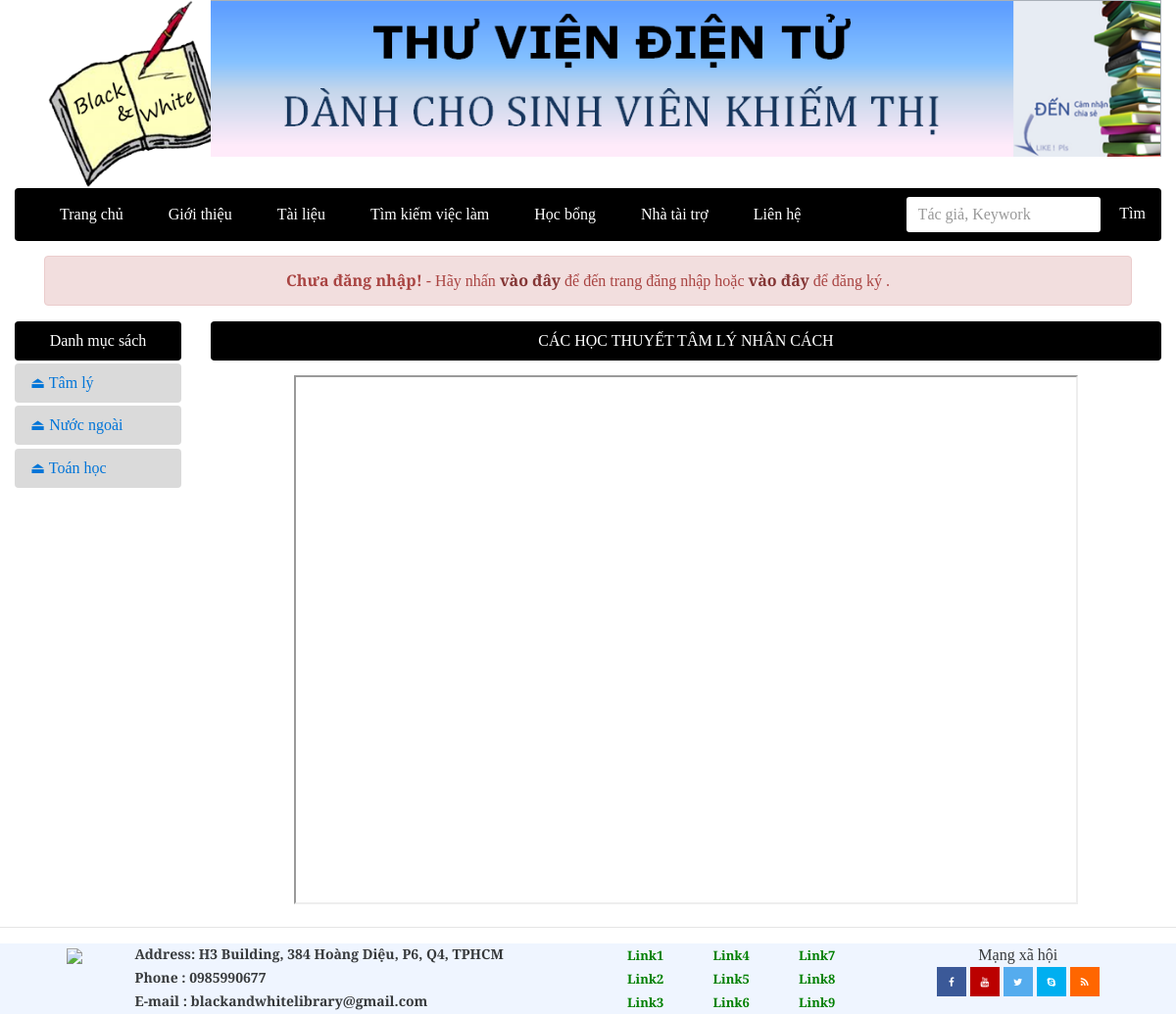
The app's page /index.php?page=xem-sach&idbook=3, older data.
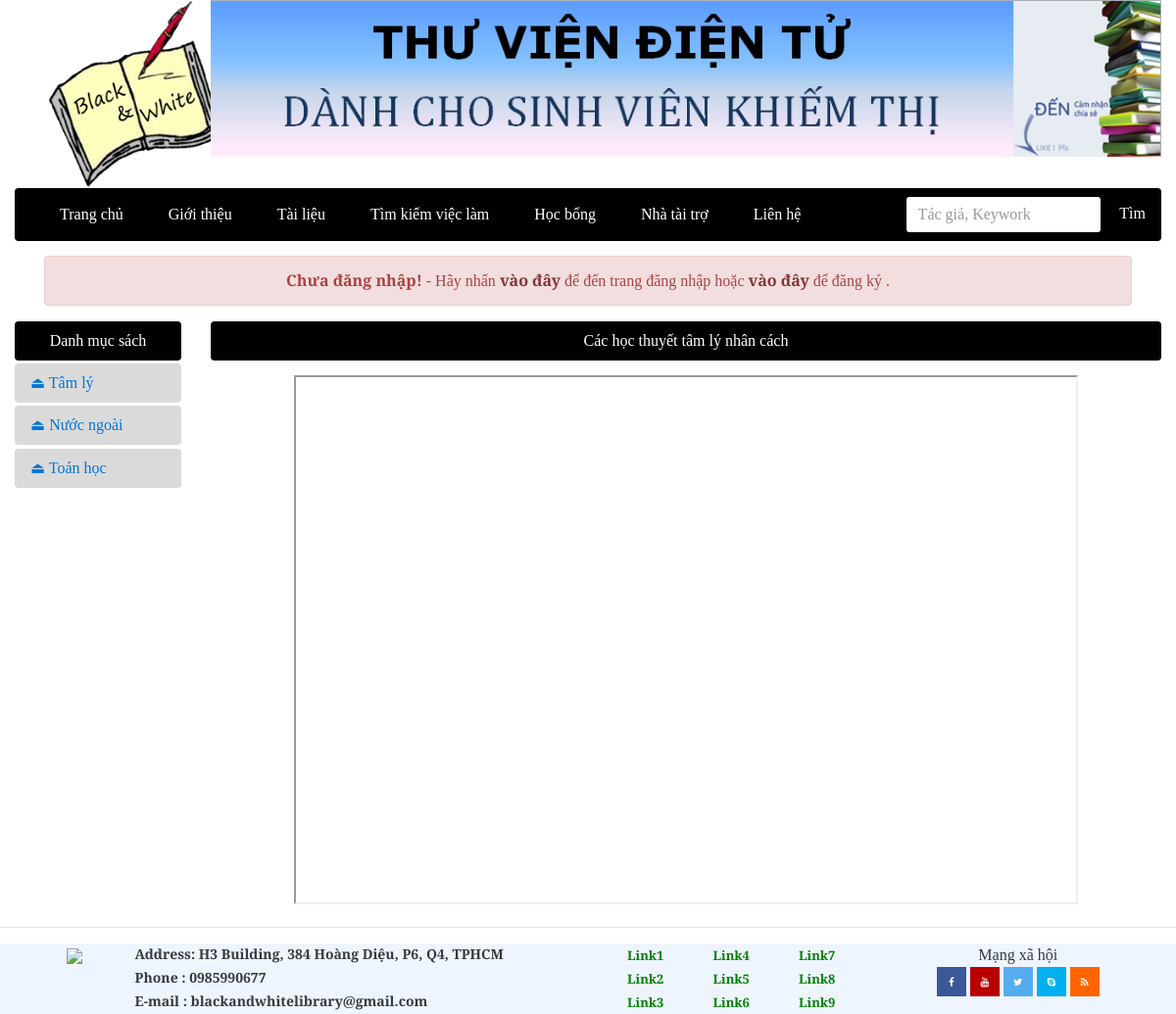
The same page, newer data.
### tables this page shows
CREATE TABLE `books` (
  `bookid` int(100) NOT NULL,
  `bookname` varchar(255) NOT NULL,
  `author` int(100) NOT NULL,
  `nxb` varchar(255) DEFAULT NULL,
  `year` int(100) DEFAULT NULL,
  `filename` varchar(255) NOT NULL,
  `link` text NOT NULL,
  `des` text NOT NULL,
  `catid` int(10) NOT NULL,
  `spec` tinyint(1) NOT NULL,
  `credits` tinyint(1) NOT NULL COMMENT 'bản quyền'
);

### class/Db.class.php (called while the page is built, shortened)
<?php
class Db{
	private $conn = null;
	public function __construct()
	{
		$host ="mysql:host=". HOST."; dbname=". DB_NAME;
		try
		{
			$this->conn = new PDO($host, DB_USER, DB_PASS);
			$this->conn->query("set names 'utf8' ");
		}
		catch (PDOException $e)
		{
			echo "Không thể kết nối cơ sở dữ liệu";
		}
	}
	public function __destruct()
	{
		$this->conn = null;
	}
	private function query($sql, $arr = array(), $mode = PDO::FETCH_ASSOC)
	{
		$pre = $this->conn->prepare($sql);
		return $pre->fetchAll($mode);
	}
	private function query1($sql, $arr = array(), $mode = PDO::FETCH_ASSOC)
	{
		$pre = $this->conn->prepare($sql);
		if(!$pre->execute($arr))
		{
			echo "Không thể thực thi"; exit;
		}
		return $pre->fetch($mode);
	}
	public function select1($sql, $arr = array(), $mode = PDO::FETCH_ASSOC)
	{
		return $this->query1($sql, $arr, $mode);
	}
}
?>

### include/viewbook.php (the view)
<?php
$id = $_GET['idbook'];
$sql = "SELECT * FROM books WHERE bookid = '$id'";
$obj = new Db();
$row = $obj->select1($sql);
?>
<div class="col-sm-10">
    <nav class="navbar navbar-default navbar-fnt navbar-backgrnd menu-primary showcase">
    <center><div class="nav-link active" href="#"><span><?php echo $row['bookname']; ?></span></div></center>
  </nav>
  <div class="row showcases">
    <div class="col-sm-12 text-sm-center">
      <?php echo $row['link']; ?>
    </div>
  </div>
</div>

Row changes from the older to the newer data that the page shows:
changed books: bookname "CÁC HỌC THUYẾT TÂM LÝ NHÂN CÁCH" → "Các học thuyết tâm lý nhân cách"
